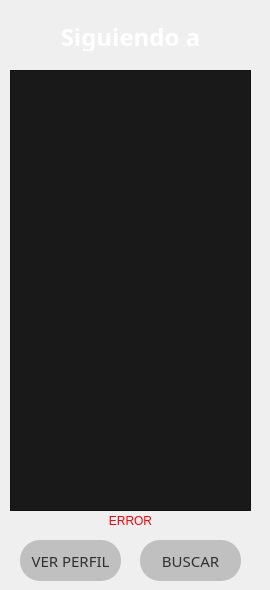
      <widget class="QWidget" name="page_9">
       <widget class="QListWidget" name="follows">
        <property name="geometry">
         <rect>
          <x>10</x>
          <y>70</y>
          <width>241</width>
          <height>441</height>
         </rect>
        </property>
        <property name="font">
         <font>
          <family>Times New Roman</family>
          <pointsize>14</pointsize>
         </font>
        </property>
        <property name="styleSheet">
         <string notr="true">color: white;
background-color: rgb(25,25,25);</string>
        </property>
       </widget>
       <widget class="QLabel" name="label_27">
        <property name="geometry">
         <rect>
          <x>0</x>
          <y>20</y>
          <width>261</width>
          <height>31</height>
         </rect>
        </property>
        <property name="font">
         <font>
          <family>Century Gothic</family>
          <pointsize>20</pointsize>
         </font>
        </property>
        <property name="text">
         <string>&lt;html&gt;&lt;head/&gt;&lt;body&gt;&lt;p align=&quot;center&quot;&gt;&lt;span style=&quot; font-size:18pt; font-weight:600; color:#ffffff;&quot;&gt;Siguiendo a&lt;/span&gt;&lt;/p&gt;&lt;/body&gt;&lt;/html&gt;</string>
        </property>
       </widget>
       <widget class="QPushButton" name="seeprofile">
        <property name="geometry">
         <rect>
          <x>20</x>
          <y>540</y>
          <width>101</width>
          <height>41</height>
         </rect>
        </property>
        <property name="font">
         <font>
          <family>Century Gothic</family>
          <pointsize>11</pointsize>
          <weight>50</weight>
          <italic>false</italic>
          <bold>false</bold>
         </font>
        </property>
        <property name="styleSheet">
         <string notr="true">Background: #C0C0C0;
border-radius: 20px;
font: 11pt &quot;Century Gothic&quot;;
color:#303030;</string>
        </property>
        <property name="text">
         <string>VER PERFIL</string>
        </property>
       </widget>
       <widget class="QPushButton" name="fError">
        <property name="geometry">
         <rect>
          <x>0</x>
          <y>510</y>
          <width>261</width>
          <height>21</height>
         </rect>
        </property>
        <property name="font">
         <font>
          <family>MS Shell Dlg 2</family>
          <pointsize>9</pointsize>
          <weight>9</weight>
          <italic>false</italic>
          <bold>false</bold>
         </font>
        </property>
        <property name="cursor">
         <cursorShape>ArrowCursor</cursorShape>
        </property>
        <property name="styleSheet">
         <string notr="true">background:transparent;
border: none;
font: 75 9pt &quot;MS Shell Dlg 2&quot;;
color: rgb(255, 0, 4);</string>
        </property>
        <property name="text">
         <string>ERROR</string>
        </property>
       </widget>
       <widget class="QPushButton" name="bttnGoSearch">
        <property name="geometry">
         <rect>
          <x>140</x>
          <y>540</y>
          <width>101</width>
          <height>41</height>
         </rect>
        </property>
        <property name="font">
         <font>
          <family>Century Gothic</family>
          <pointsize>11</pointsize>
          <weight>50</weight>
          <italic>false</italic>
          <bold>false</bold>
         </font>
        </property>
        <property name="styleSheet">
         <string notr="true">Background: #C0C0C0;
border-radius: 20px;
font: 11pt &quot;Century Gothic&quot;;
color:#303030;</string>
        </property>
        <property name="text">
         <string>BUSCAR</string>
        </property>
       </widget>
      </widget>
